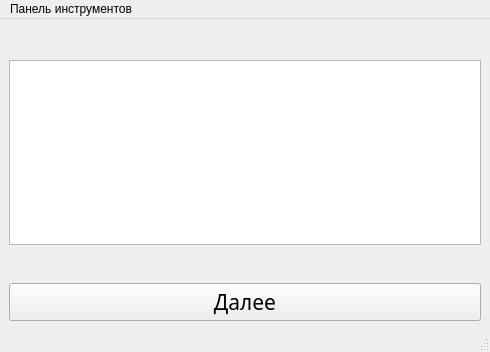
<?xml version="1.0" encoding="UTF-8"?>
<ui version="4.0">
 <class>Traum_Follow</class>
 <widget class="QMainWindow" name="Traum_Follow">
  <property name="geometry">
   <rect>
    <x>0</x>
    <y>0</y>
    <width>490</width>
    <height>352</height>
   </rect>
  </property>
  <property name="sizePolicy">
   <sizepolicy hsizetype="Expanding" vsizetype="Expanding">
    <horstretch>0</horstretch>
    <verstretch>0</verstretch>
   </sizepolicy>
  </property>
  <property name="windowTitle">
   <string>Текстовые квесты</string>
  </property>
  <widget class="QWidget" name="centralwidget">
   <layout class="QVBoxLayout" name="verticalLayout">
    <item>
     <spacer name="verticalSpacer">
      <property name="orientation">
       <enum>Qt::Vertical</enum>
      </property>
      <property name="sizeType">
       <enum>QSizePolicy::Preferred</enum>
      </property>
      <property name="sizeHint" stdset="0">
       <size>
        <width>20</width>
        <height>40</height>
       </size>
      </property>
     </spacer>
    </item>
    <item>
     <widget class="QTextBrowser" name="textBrowser"/>
    </item>
    <item>
     <spacer name="verticalSpacer_2">
      <property name="orientation">
       <enum>Qt::Vertical</enum>
      </property>
      <property name="sizeType">
       <enum>QSizePolicy::Preferred</enum>
      </property>
      <property name="sizeHint" stdset="0">
       <size>
        <width>20</width>
        <height>40</height>
       </size>
      </property>
     </spacer>
    </item>
    <item>
     <widget class="QPushButton" name="pushButton_4">
      <property name="sizePolicy">
       <sizepolicy hsizetype="Preferred" vsizetype="Preferred">
        <horstretch>0</horstretch>
        <verstretch>0</verstretch>
       </sizepolicy>
      </property>
      <property name="font">
       <font>
        <family>Segoe Print</family>
        <pointsize>16</pointsize>
        <italic>false</italic>
       </font>
      </property>
      <property name="cursor">
       <cursorShape>PointingHandCursor</cursorShape>
      </property>
      <property name="text">
       <string>Далее</string>
      </property>
     </widget>
    </item>
   </layout>
  </widget>
  <widget class="QMenuBar" name="menubar">
   <property name="geometry">
    <rect>
     <x>0</x>
     <y>0</y>
     <width>490</width>
     <height>21</height>
    </rect>
   </property>
   <widget class="QMenu" name="menu">
    <property name="title">
     <string>Панель инструментов</string>
    </property>
    <addaction name="separator"/>
    <addaction name="separator"/>
    <addaction name="action"/>
    <addaction name="action_5"/>
    <addaction name="action_3"/>
    <addaction name="action_4"/>
   </widget>
   <addaction name="menu"/>
  </widget>
  <widget class="QStatusBar" name="statusbar"/>
  <action name="action_3">
   <property name="text">
    <string>О приложении</string>
   </property>
  </action>
  <action name="action_4">
   <property name="text">
    <string>Выход</string>
   </property>
  </action>
  <action name="action">
   <property name="text">
    <string>Главное меню</string>
   </property>
  </action>
  <action name="action_5">
   <property name="text">
    <string>Помощь</string>
   </property>
  </action>
 </widget>
 <resources/>
 <connections/>
</ui>
